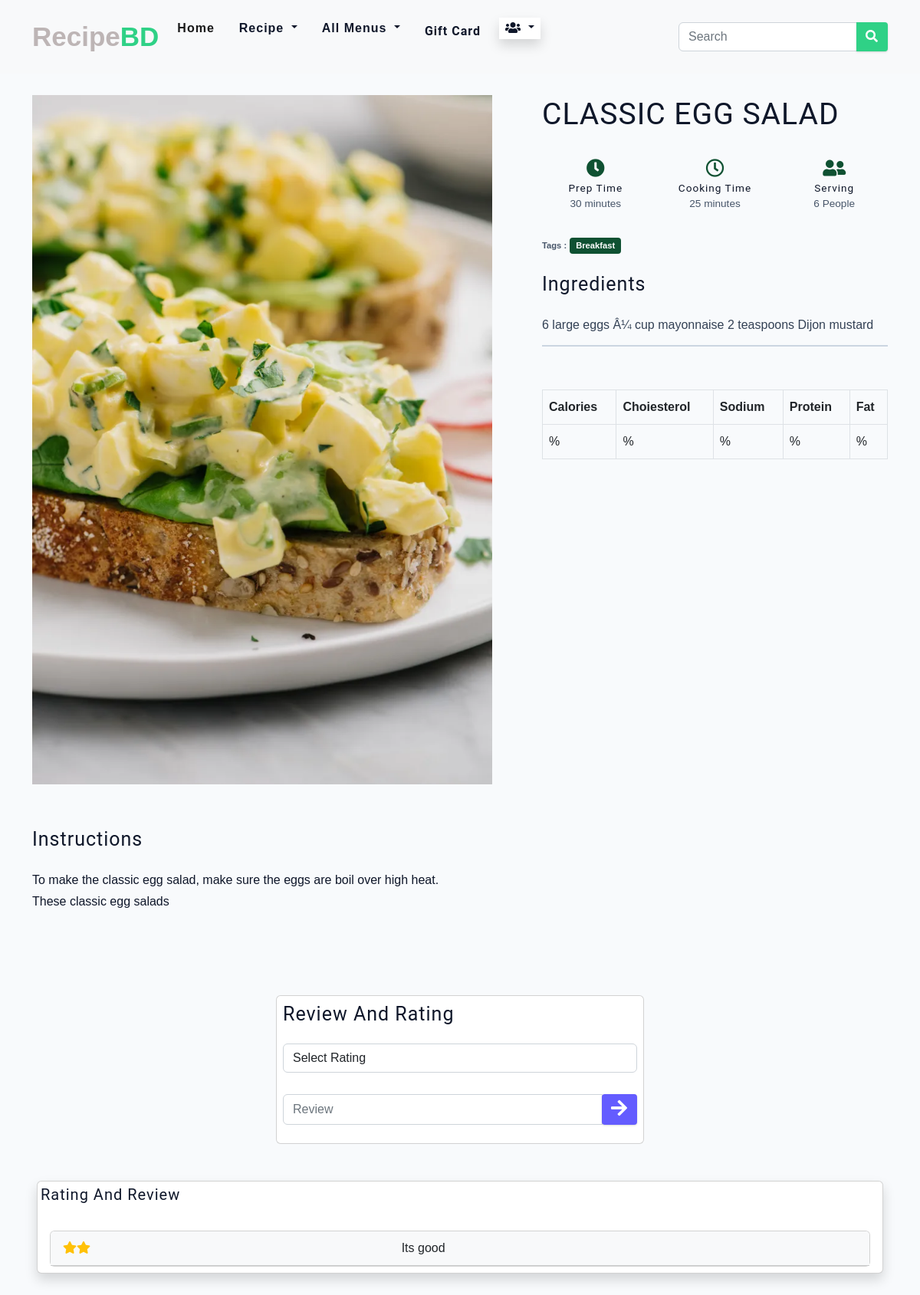
Screenshot of /Registered User/single-recipe.php?id=19 (signed in) with the database file from the repository.
### tables this page shows
CREATE TABLE `recipe` (
  `id` int(11) NOT NULL,
  `title` varchar(200) NOT NULL,
  `description` varchar(360) NOT NULL,
  `Prep Time` int(11) NOT NULL,
  `Cooking Time` int(11) NOT NULL,
  `Serving` int(11) NOT NULL,
  `Instructions` varchar(2000) NOT NULL,
  `tag` varchar(100) NOT NULL,
  `category` varchar(200) NOT NULL,
  `ingredient` varchar(2000) NOT NULL,
  `image` varchar(500) NOT NULL,
  `calories` varchar(100) DEFAULT NULL,
  `cholesterol` varchar(110) DEFAULT NULL,
  `sodium` varchar(110) DEFAULT NULL,
  `protein` varchar(100) DEFAULT NULL,
  `fat` varchar(100) DEFAULT NULL,
  `status` varchar(50) NOT NULL DEFAULT '1'
);

CREATE TABLE `review` (
  `id` int(100) NOT NULL,
  `user_id` varchar(100) NOT NULL,
  `recipe_id` varchar(100) NOT NULL,
  `rating` varchar(100) NOT NULL,
  `review` varchar(300) NOT NULL,
  `date` varchar(100) NOT NULL
);

### Registered User/single-recipe.php (the view, shortened to what this page needs)
<?php
include("db.php");
$id =  $_GET['id'];
$recipe_query ="SELECT * FROM recipe where id='$id'";
$run_recipe_query =mysqli_query($conn,$recipe_query);
$data=mysqli_fetch_assoc($run_recipe_query);
include("header.php");
?>
<div class="container"><br/>
  <div class="row">
    <div class="col-lg-6">
      <div class="image text-cnter">
      <img src="../admin/<?php echo $data['image'];?>" width="600"/>
      </div>
      <br/><br/>
      <article>
          <div>
      <h4>instructions</h4>
              <p class="single-instruction"><?php echo $data['Instructions'];?><br></p>
          </div>
      </article>
  </div>
    <div class="col-md-1"></div>
    <div class="col-md-5">
      <div class="row">
      <article class="recipe-info">
            <h2><?php echo $data['title'];?></h2>
            <div class="recipe-icons">
              <article>
                <i class="fas fa-clock"></i>
                <h5>prep time</h5>
                <p><?php echo $data['Prep Time'];?> minutes</p>
              </article>
              <article>
                <i class="far fa-clock"></i>
                <h5>cooking time</h5>
                <p><?php echo $data['Cooking Time'];?> minutes</p>
              </article>
              <article>
                <i class="fas fa-user-friends"></i>
                <h5>serving</h5>
                <p><?php echo $data['Serving'];?> People</p>
              </article>
            </div>
            <p class="recipe-tags">
              Tags :
              <a href="tag-template.html"><?php echo $data['tag'];?></a>
            </p>
          </article>
          <br/><br/><br/><br/>
          <article class="second-column">
            <div>
              <h4>ingredients</h4>
              <p class="single-ingredient"><?php echo $data['ingredient'];?></p>
            </div>
            <div class="table-responsive">
              <table class="table table-bordered">
                <thead>
                  <tr>
                    <th scope="col">Calories</th>
                    <th scope="col">Choiesterol</th>
                    <th scope="col">Sodium</th>
                    <th scope="col">Protein</th>
                    <th scope="col">Fat</th>
                  </tr>
                </thead>
                <tbody>
                <tr class="">
                    <td scope="row"><?php echo $data['calories'] ?>%</td>
                    <td scope="row"><?php echo $data['cholesterol'] ?>%</td>
                    <td scope="row"><?php echo $data['sodium'] ?>%</td>
                    <td scope="row"><?php echo $data['protein'] ?>%</td>
                    <td scope="row"><?php echo $data['fat'] ?>%</td>
                  </tr>
                </tbody>
              </table>
            </div>
          </article>
      </div>
    </div>
  </div>
</div><br/><br/><br/>
<div class="review card p-2">
  <h4 class="">Review and rating</h4>
  <form method="POST">
                            <div class="form-group">
                            <select name="rating" class="form-control">
                                    <option value="">Select Rating</option>
                                </select>
                            </div><br/>
                            <div class="input-group mb-3">
                            <input type="text" name="review" class="form-control"value="<?php ?>" placeholder="Review" required>
                                <div class="input-group-append">
                                    <button type="submit" name="submit" class=" btn btn-success text-white font-weight-bold">
                                    <i class='fas fa-arrow-right' style='font-size:24px;color:white;'></i>
                                </button>
                            </div>
                        </div>
                    </form>
</div>
<div class="card Reting shadow m-5" style="margin-left: 20%;margin-right: 50%;">
                    <div class="d-flex p-1">
                        <h5>Rating and review</h5>
                    </div>
  <div class="card-body py-2">
      <?php
      $two = "<i class='fas fa-star star-dark text-warning'></i><i class='fas fa-star star-dark text-warning'></i>";
      ?>
<?php
 $get_id=$_GET['id'];
   $review_query =  "SELECT * FROM review WHERE recipe_id='$get_id'";
   $review_run = mysqli_query($conn,$review_query);
   while($review = mysqli_fetch_assoc($review_run)){
     $get_id=$_GET['id'];
if($review['recipe_id'] == $get_id){ ?>
    <div class="card">
         <div class="card-header bg-light">
           <div class="row">
           <div class="col-lg-5 text-light">
            <?php if($review['rating'] == 1){
               if($review['rating'] == 2){
                   echo $two;
               }
               }?>
    </div>
<div class="col-lg-6 text-dark">
    <?php echo $review['review']; ?>
</div>
</div>
</div>
             <?php  }?>
             <?php } ?>
</div>
              </div>
</div>

### Registered User/main.css (style rules this page uses)
html { font-size: 100%; }
:root { --primary-100: #e2e0ff; --primary-200: #c1beff; --primary-300: #a29dff; --primary-400: #837dff; --primary-500: #645cff; --primary-600: #504acc; --primary-700: #3c3799; --primary-800: #282566; --primary-900: #141233; --grey-50: #f8fafc; --grey-100: #f1f5f9; --grey-200: #e2e8f0; --grey-300: #cbd5e1; --grey-400: #94a3b8; --grey-500: #64748b; --grey-600: #475569; --grey-700: #334155; --grey-800: #1e293b; --grey-900: #0f172a; --black: #222; --white: #fff; --red-light: #f8d7da; --red-dark: #842029; --green-light: #d1e7dd; --green-dark: #0f5132; --headingFont: "Roboto", sans-serif; --bodyFont: "Nunito", sans-serif; --smallText: 0.7em; --backgroundColor: var(--grey-50); --textColor: var(--grey-900); --borderRadius: 0.25rem; --letterSpacing: 1px; --transition: 0.3s ease-in-out all; --max-width: 1120px; --fixed-width: 600px; --shadow-1: 0 1px 3px 0 rgba(0, 0, 0, 0.1), 0 1px 2px 0 rgba(0, 0, 0, 0.06); --shadow-2: 0 4px 6px -1px rgba(0, 0, 0, 0.1), 0 2px 4px -1px rgba(0, 0, 0, 0.06); --shadow-3: 0 10px 15px -3px rgba(0, 0, 0, 0.1), 0 4px 6px -2px rgba(0, 0, 0, 0.05); --shadow-4: 0 20px 25px -5px rgba(0, 0, 0, 0.1), 0 10px 10px -5px rgba(0, 0, 0, 0.04); }
body { background: var(--backgroundColor); font-family: var(--bodyFont); font-weight: 400; line-height: 1.75; color: var(--textColor); }
p { margin-top: 0; margin-bottom: 1.5rem; max-width: 40em; }
h1, h2, h3, h4, h5 { margin: 0; margin-bottom: 1.38rem; font-family: var(--headingFont); font-weight: 400; line-height: 1.3; text-transform: capitalize; letter-spacing: var(--letterSpacing); }
h2 { font-size: 2.441rem; }
h4 { font-size: 1.563rem; }
h5 { font-size: 1.25rem; }
a { text-decoration: none; }
.btn { cursor: pointer; color: var(--white); background: var(--primary-500); border: transparent; border-radius: var(--borderRadius); letter-spacing: var(--letterSpacing); padding: 0.375rem 0.75rem; box-shadow: var(--shadow-1); transition: var(--transtion); text-transform: capitalize; display: inline-block; }
::placeholder { font-family: inherit; color: var(--grey-400); }
.recipe-info p { color: var(--grey-600); }
.recipe-icons { display: grid; grid-template-columns: repeat(3, 1fr); gap: 1rem; margin: 2rem 0; text-align: center; }
.recipe-icons i { font-size: 1.5rem; color: var(--green-dark); }
.recipe-icons h5, .recipe-icons p { margin-bottom: 0; font-size: 0.85em; }
.recipe-icons p { color: var(--grey-600); }
.recipe-tags { display: flex; align-items: center; flex-wrap: wrap; font-size: 0.7em; font-weight: 600; }
.recipe-tags a { background: var(--green-dark); border-radius: var(--borderRadius); color: var(--white); padding: 0.05rem 0.5rem; margin: 0 0.25rem; text-transform: capitalize; }
.second-column { display: grid; row-gap: 2rem; }
.single-ingredient { border-bottom: 2px solid var(--grey-300); padding-bottom: 0.75rem; color: var(--grey-700); }

### Registered User/single-recipe.php (style rules this page uses)
.review,.Reting { margin-left: 30%; margin-right: 30%; }

### rows the page displays
recipe: image (picture), Instructions "To make the classic egg salad, make sure the eggs are boil over high heat. These classic egg salads", title "CLASSIC EGG SALAD", Prep Time "30", Cooking Time "25", Serving "6", tag "Breakfast", ingredient "6 large eggs Â¼ cup mayonnaise 2 teaspoons Dijon mustard"
review: review "Its good"
